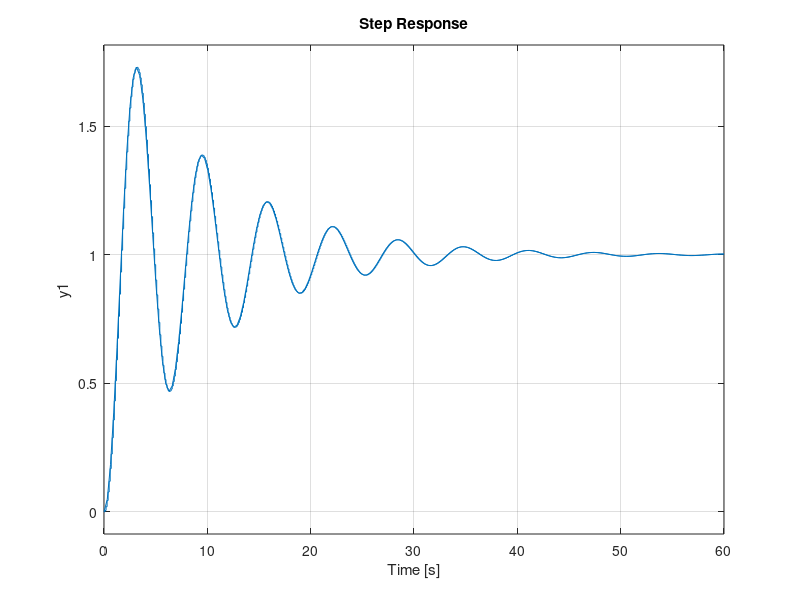
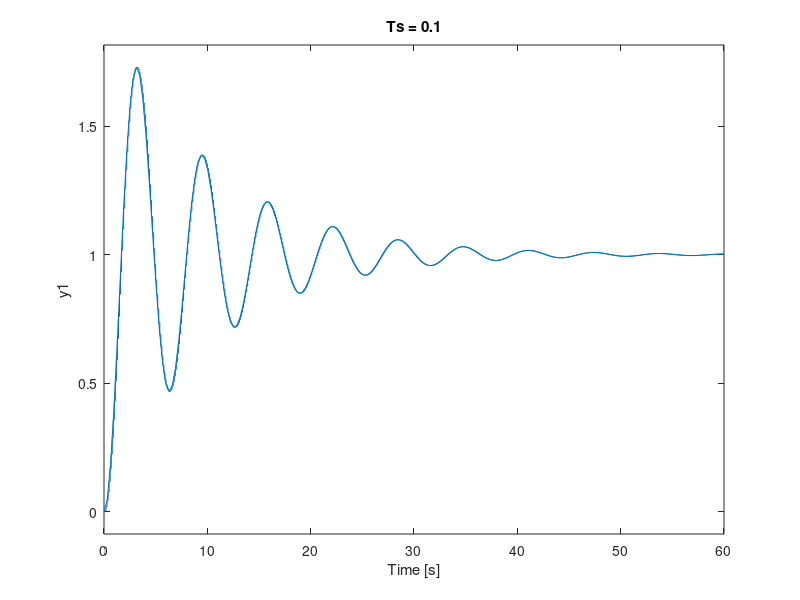
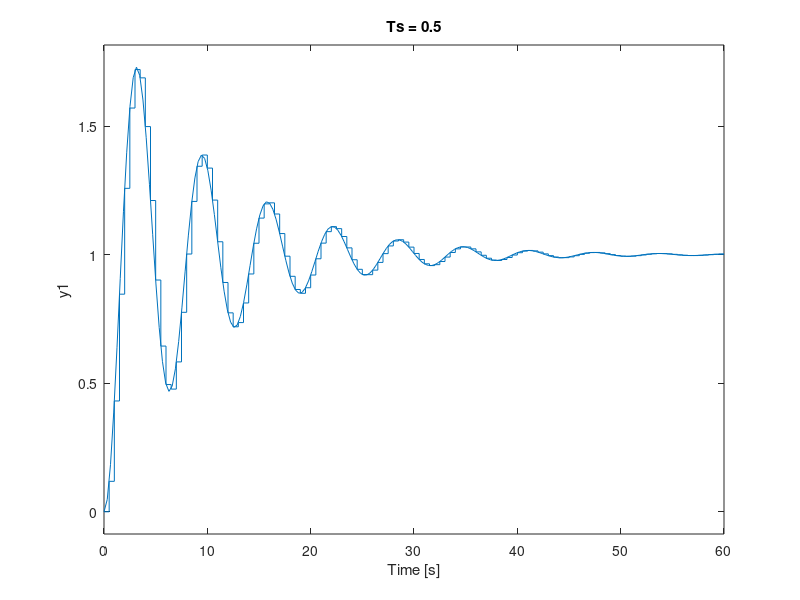
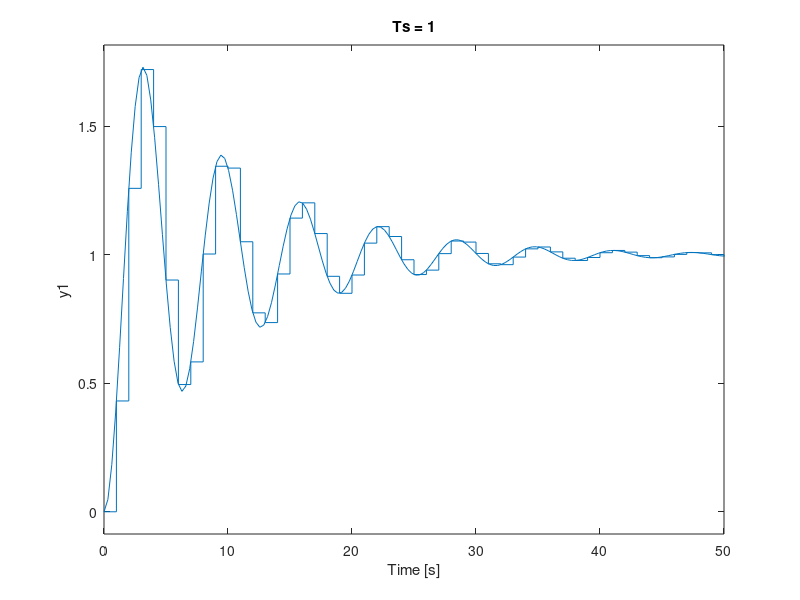

Recreate these plots in MATLAB, in order.
clear all; clc;

m = 1;
k = 1;
b = 0.2;
F = 1;
num = [1];
denum = [m b k];

sysc = tf(num, denum);
step(sysc);
grid;

sysd = c2d(sysc, 0.1, 'zoh');
hold on;
step(sysd);

% For-loop version
clear all; clc;

m = 1;
k = 1;
b = 0.2;
F = 1;
num = [1];
denum = [m b k];
Ts = [0.1, 0.5, 1];

for i = 1:length(Ts)
    sysc = tf(num, denum);
    figure;
    step(sysc);
    grid;
    sysd = c2d(sysc, Ts(i), 'zoh');
    hold on;
    step(sysd);
    title(['Ts = ', num2str(Ts(i))]);
    grid;
    hold off;
end
